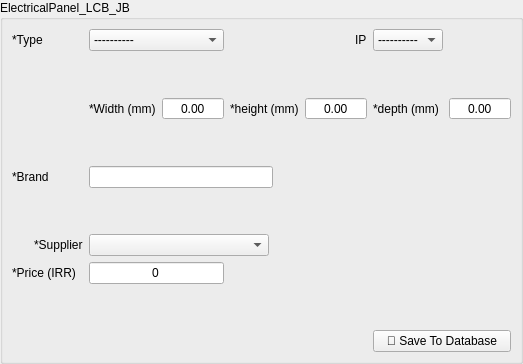
      <widget class="QWidget" name="electrical_panels">
       <layout class="QGridLayout" name="gridLayout_7">
        <property name="leftMargin">
         <number>0</number>
        </property>
        <property name="topMargin">
         <number>0</number>
        </property>
        <property name="rightMargin">
         <number>0</number>
        </property>
        <property name="bottomMargin">
         <number>0</number>
        </property>
        <item row="0" column="0">
         <widget class="QGroupBox" name="groupBox_11">
          <property name="title">
           <string>ElectricalPanel_LCB_JB</string>
          </property>
          <layout class="QGridLayout" name="gridLayout_21">
           <item row="1" column="8" alignment="Qt::AlignRight">
            <widget class="QLabel" name="label_77">
             <property name="maximumSize">
              <size>
               <width>73</width>
               <height>16777215</height>
              </size>
             </property>
             <property name="text">
              <string>IP</string>
             </property>
            </widget>
           </item>
           <item row="1" column="9">
            <widget class="QComboBox" name="electrical_panel_ip_rating">
             <property name="maximumSize">
              <size>
               <width>16777215</width>
               <height>16777215</height>
              </size>
             </property>
             <item>
              <property name="text">
               <string>----------</string>
              </property>
             </item>
             <item>
              <property name="text">
               <string>IP20</string>
              </property>
             </item>
             <item>
              <property name="text">
               <string>IP31</string>
              </property>
             </item>
             <item>
              <property name="text">
               <string>IP44</string>
              </property>
             </item>
             <item>
              <property name="text">
               <string>IP54</string>
              </property>
             </item>
             <item>
              <property name="text">
               <string>IP55</string>
              </property>
             </item>
             <item>
              <property name="text">
               <string>IP65</string>
              </property>
             </item>
             <item>
              <property name="text">
               <string>IP66</string>
              </property>
             </item>
             <item>
              <property name="text">
               <string>IP67</string>
              </property>
             </item>
             <item>
              <property name="text">
               <string>IP68</string>
              </property>
             </item>
            </widget>
           </item>
           <item row="1" column="0" colspan="2">
            <widget class="QLabel" name="label_69">
             <property name="maximumSize">
              <size>
               <width>73</width>
               <height>16777215</height>
              </size>
             </property>
             <property name="text">
              <string>*Type</string>
             </property>
            </widget>
           </item>
           <item row="5" column="5" colspan="3">
            <widget class="QLineEdit" name="electrical_panel_brand">
             <property name="minimumSize">
              <size>
               <width>150</width>
               <height>0</height>
              </size>
             </property>
             <property name="maximumSize">
              <size>
               <width>184</width>
               <height>16777215</height>
              </size>
             </property>
            </widget>
           </item>
           <item row="7" column="5">
            <spacer name="verticalSpacer_29">
             <property name="orientation">
              <enum>Qt::Vertical</enum>
             </property>
             <property name="sizeType">
              <enum>QSizePolicy::Minimum</enum>
             </property>
             <property name="sizeHint" stdset="0">
              <size>
               <width>20</width>
               <height>40</height>
              </size>
             </property>
            </spacer>
           </item>
           <item row="3" column="10">
            <widget class="QDoubleSpinBox" name="electrical_panel_depth">
             <property name="minimumSize">
              <size>
               <width>62</width>
               <height>0</height>
              </size>
             </property>
             <property name="maximumSize">
              <size>
               <width>100</width>
               <height>16777215</height>
              </size>
             </property>
             <property name="alignment">
              <set>Qt::AlignCenter</set>
             </property>
             <property name="buttonSymbols">
              <enum>QAbstractSpinBox::NoButtons</enum>
             </property>
             <property name="maximum">
              <double>9999.000000000000000</double>
             </property>
            </widget>
           </item>
           <item row="3" column="9">
            <widget class="QLabel" name="general_spec_label_5">
             <property name="text">
              <string>*depth (mm)</string>
             </property>
            </widget>
           </item>
           <item row="11" column="9" colspan="2">
            <widget class="QPushButton" name="electrical_panel_save_btn">
             <property name="maximumSize">
              <size>
               <width>150</width>
               <height>16777215</height>
              </size>
             </property>
             <property name="text">
              <string>💾 Save To Database</string>
             </property>
            </widget>
           </item>
           <item row="3" column="7">
            <widget class="QLabel" name="general_spec_label_4">
             <property name="text">
              <string>*height (mm)</string>
             </property>
            </widget>
           </item>
           <item row="4" column="5">
            <spacer name="verticalSpacer_31">
             <property name="orientation">
              <enum>Qt::Vertical</enum>
             </property>
             <property name="sizeType">
              <enum>QSizePolicy::Minimum</enum>
             </property>
             <property name="sizeHint" stdset="0">
              <size>
               <width>20</width>
               <height>40</height>
              </size>
             </property>
            </spacer>
           </item>
           <item row="1" column="5" colspan="2">
            <widget class="QComboBox" name="electrical_panel_type">
             <property name="maximumSize">
              <size>
               <width>16777215</width>
               <height>16777215</height>
              </size>
             </property>
             <item>
              <property name="text">
               <string>----------</string>
              </property>
             </item>
             <item>
              <property name="text">
               <string>Electrical Panel</string>
              </property>
             </item>
             <item>
              <property name="text">
               <string>Junction Box</string>
              </property>
             </item>
             <item>
              <property name="text">
               <string>Local Box</string>
              </property>
             </item>
            </widget>
           </item>
           <item row="3" column="5">
            <widget class="QLabel" name="general_spec_label_3">
             <property name="text">
              <string>*Width (mm)</string>
             </property>
            </widget>
           </item>
           <item row="3" column="6">
            <widget class="QDoubleSpinBox" name="electrical_panel_width">
             <property name="minimumSize">
              <size>
               <width>62</width>
               <height>0</height>
              </size>
             </property>
             <property name="maximumSize">
              <size>
               <width>100</width>
               <height>16777215</height>
              </size>
             </property>
             <property name="alignment">
              <set>Qt::AlignCenter</set>
             </property>
             <property name="buttonSymbols">
              <enum>QAbstractSpinBox::NoButtons</enum>
             </property>
             <property name="maximum">
              <double>9999.000000000000000</double>
             </property>
            </widget>
           </item>
           <item row="3" column="8">
            <widget class="QDoubleSpinBox" name="electrical_panel_height">
             <property name="minimumSize">
              <size>
               <width>62</width>
               <height>0</height>
              </size>
             </property>
             <property name="maximumSize">
              <size>
               <width>100</width>
               <height>16777215</height>
              </size>
             </property>
             <property name="alignment">
              <set>Qt::AlignCenter</set>
             </property>
             <property name="buttonSymbols">
              <enum>QAbstractSpinBox::NoButtons</enum>
             </property>
             <property name="maximum">
              <double>9999.000000000000000</double>
             </property>
            </widget>
           </item>
           <item row="2" column="5">
            <spacer name="verticalSpacer_32">
             <property name="orientation">
              <enum>Qt::Vertical</enum>
             </property>
             <property name="sizeType">
              <enum>QSizePolicy::Minimum</enum>
             </property>
             <property name="sizeHint" stdset="0">
              <size>
               <width>20</width>
               <height>40</height>
              </size>
             </property>
            </spacer>
           </item>
           <item row="8" column="5" colspan="6">
            <widget class="QComboBox" name="electrical_panel_supplier">
             <property name="maximumSize">
              <size>
               <width>180</width>
               <height>16777215</height>
              </size>
             </property>
            </widget>
           </item>
           <item row="8" column="1">
            <widget class="QLabel" name="label_70">
             <property name="maximumSize">
              <size>
               <width>51</width>
               <height>16777215</height>
              </size>
             </property>
             <property name="text">
              <string>*Supplier</string>
             </property>
            </widget>
           </item>
           <item row="8" column="0">
            <widget class="QPushButton" name="electrical_panel_add_supplier_btn">
             <property name="maximumSize">
              <size>
               <width>16</width>
               <height>16</height>
              </size>
             </property>
             <property name="styleSheet">
              <string notr="true">QPushButton {
    background-color: rgba(0, 0, 0, 0); /* Fully transparent background */
    border: none;                      /* Optional: remove the border */
}
QPushButton:hover {
	color: #d3dae3;
	padding: 2px;
	background-color: #F77F00;
}

QPushButton:pressed {
	color: #d3dae3;
	padding: 2px;
	background-color: #F77F00;
}
QPushButton:pressed {
	color: #d3dae3;
	padding: 2px;
	background-color: #2c2f2f;
}</string>
             </property>
             <property name="text">
              <string/>
             </property>
             <property name="icon">
              <iconset>
               <normaloff>../../assets/plus.png</normaloff>../../assets/plus.png</iconset>
             </property>
            </widget>
           </item>
           <item row="10" column="6">
            <spacer name="verticalSpacer_28">
             <property name="orientation">
              <enum>Qt::Vertical</enum>
             </property>
             <property name="sizeHint" stdset="0">
              <size>
               <width>20</width>
               <height>40</height>
              </size>
             </property>
            </spacer>
           </item>
           <item row="9" column="0" colspan="2">
            <widget class="QLabel" name="label_78">
             <property name="maximumSize">
              <size>
               <width>73</width>
               <height>16777215</height>
              </size>
             </property>
             <property name="text">
              <string>*Price (IRR)</string>
             </property>
            </widget>
           </item>
           <item row="9" column="5" colspan="2">
            <widget class="QLineEdit" name="electrical_panel_price">
             <property name="maximumSize">
              <size>
               <width>184</width>
               <height>16777215</height>
              </size>
             </property>
             <property name="text">
              <string>0</string>
             </property>
             <property name="alignment">
              <set>Qt::AlignCenter</set>
             </property>
            </widget>
           </item>
           <item row="5" column="0" colspan="2">
            <widget class="QLabel" name="label_76">
             <property name="maximumSize">
              <size>
               <width>73</width>
               <height>16777215</height>
              </size>
             </property>
             <property name="text">
              <string>*Brand</string>
             </property>
            </widget>
           </item>
          </layout>
         </widget>
        </item>
       </layout>
      </widget>
